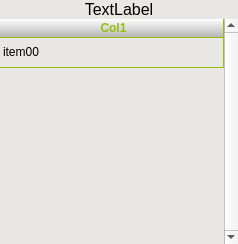
<?xml version="1.0" encoding="UTF-8"?>
<ui version="4.0">
 <class>Form</class>
 <widget class="QWidget" name="Form">
  <property name="geometry">
   <rect>
    <x>0</x>
    <y>0</y>
    <width>238</width>
    <height>244</height>
   </rect>
  </property>
  <property name="windowTitle">
   <string>Form</string>
  </property>
  <property name="styleSheet">
   <string>QFrame
{
	color: #000;
	background-color: rgb(233, 231, 227);
}

QTableWidget 
{
font-weight: normal;
selection-background-color: green;
alternate-background-color:#e4eec3;
gridline-color: #96be0f;
outline: none;
}

QTableWidget::item{
outline: none;
}

QTableWidget::item:focus{
background-color:green; 
}


QHeaderView::section
{ 
background-color: qlineargradient(spread:reflect, x1:0, y1:0, x2:0, y2:1, stop:0 #fefefe, stop:1 #b2b2b2);
color: #96be0f;
padding-left: 4px;
border: none;
border-right: 1px solid #96be0f;
border-bottom: 1px solid #96be0f;
font-weight: bold;
}

</string>
  </property>
  <layout class="QHBoxLayout" name="horizontalLayout">
   <property name="spacing">
    <number>0</number>
   </property>
   <property name="margin">
    <number>0</number>
   </property>
   <item>
    <widget class="QFrame" name="frame">
     <property name="frameShape">
      <enum>QFrame::NoFrame</enum>
     </property>
     <property name="frameShadow">
      <enum>QFrame::Plain</enum>
     </property>
     <property name="lineWidth">
      <number>1</number>
     </property>
     <property name="midLineWidth">
      <number>0</number>
     </property>
     <layout class="QVBoxLayout" name="verticalLayout">
      <property name="spacing">
       <number>0</number>
      </property>
      <property name="margin">
       <number>0</number>
      </property>
      <item>
       <widget class="QLabel" name="lblTableTitle">
        <property name="font">
         <font>
          <family>MS Sans Serif</family>
          <pointsize>12</pointsize>
         </font>
        </property>
        <property name="styleSheet">
         <string/>
        </property>
        <property name="text">
         <string>TextLabel</string>
        </property>
        <property name="alignment">
         <set>Qt::AlignCenter</set>
        </property>
        <property name="wordWrap">
         <bool>true</bool>
        </property>
       </widget>
      </item>
      <item>
       <widget class="QTableWidget" name="tblTable">
        <property name="focusPolicy">
         <enum>Qt::StrongFocus</enum>
        </property>
        <property name="autoFillBackground">
         <bool>false</bool>
        </property>
        <property name="styleSheet">
         <string/>
        </property>
        <property name="frameShape">
         <enum>QFrame::NoFrame</enum>
        </property>
        <property name="frameShadow">
         <enum>QFrame::Plain</enum>
        </property>
        <property name="lineWidth">
         <number>1</number>
        </property>
        <property name="verticalScrollBarPolicy">
         <enum>Qt::ScrollBarAlwaysOn</enum>
        </property>
        <property name="horizontalScrollBarPolicy">
         <enum>Qt::ScrollBarAlwaysOff</enum>
        </property>
        <property name="editTriggers">
         <set>QAbstractItemView::DoubleClicked|QAbstractItemView::EditKeyPressed</set>
        </property>
        <property name="tabKeyNavigation">
         <bool>false</bool>
        </property>
        <property name="showDropIndicator" stdset="0">
         <bool>false</bool>
        </property>
        <property name="dragDropOverwriteMode">
         <bool>false</bool>
        </property>
        <property name="alternatingRowColors">
         <bool>true</bool>
        </property>
        <property name="selectionMode">
         <enum>QAbstractItemView::SingleSelection</enum>
        </property>
        <property name="selectionBehavior">
         <enum>QAbstractItemView::SelectRows</enum>
        </property>
        <property name="verticalScrollMode">
         <enum>QAbstractItemView::ScrollPerItem</enum>
        </property>
        <property name="showGrid">
         <bool>true</bool>
        </property>
        <property name="rowCount">
         <number>1</number>
        </property>
        <property name="columnCount">
         <number>1</number>
        </property>
        <attribute name="horizontalHeaderVisible">
         <bool>true</bool>
        </attribute>
        <attribute name="horizontalHeaderCascadingSectionResizes">
         <bool>false</bool>
        </attribute>
        <attribute name="horizontalHeaderDefaultSectionSize">
         <number>100</number>
        </attribute>
        <attribute name="horizontalHeaderHighlightSections">
         <bool>false</bool>
        </attribute>
        <attribute name="horizontalHeaderStretchLastSection">
         <bool>true</bool>
        </attribute>
        <attribute name="verticalHeaderVisible">
         <bool>false</bool>
        </attribute>
        <attribute name="verticalHeaderHighlightSections">
         <bool>false</bool>
        </attribute>
        <row>
         <property name="text">
          <string>Row1</string>
         </property>
        </row>
        <column>
         <property name="text">
          <string>Col1</string>
         </property>
        </column>
        <item row="0" column="0">
         <property name="text">
          <string>item00</string>
         </property>
         <property name="flags">
          <set>ItemIsEnabled</set>
         </property>
        </item>
       </widget>
      </item>
     </layout>
    </widget>
   </item>
  </layout>
 </widget>
 <resources/>
 <connections/>
</ui>
